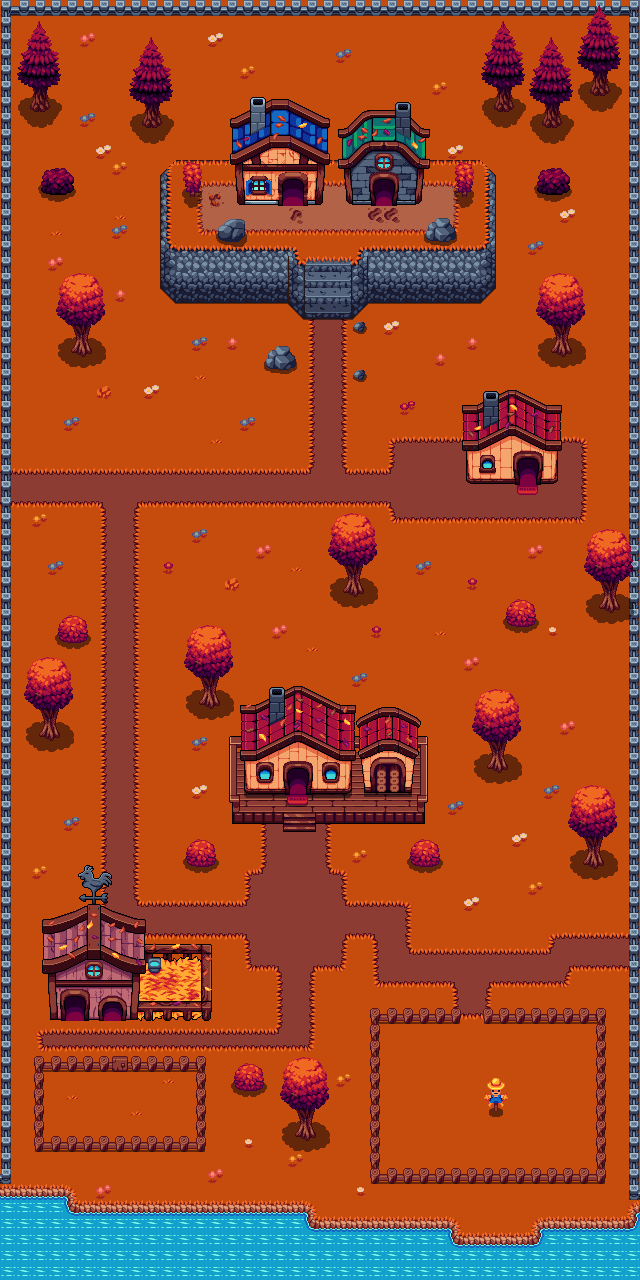

A 2D game scene composited from a Tiled map and its tileset images. What follows is a short description and the map's XML, with each tile layer's data collapsed to a summary:
An orthogonal 40x80 tile map with 16x16 px tiles, 7 tile layers (suelo otoño, capa valla, capa montaña, capa plantas2, ...), 1 hidden layer not drawn, 6 tilesets and 171 objects.

<map version="1.10" tiledversion="1.10.2" orientation="orthogonal" renderorder="right-down" width="40" height="80" tilewidth="16" tileheight="16" infinite="0" nextlayerid="15" nextobjectid="438">
 <tileset firstgid="1" source="tilemap_summer.tsx" />
 <tileset firstgid="267" source="buildings_all.tsx" />
 <tileset firstgid="9426" source="tileset_enviorement_summer.tsx" />
 <tileset firstgid="9951" source="scarecrow.tsx" />
 <tileset firstgid="9957" source="tilemap_fall.tsx" />
 <tileset firstgid="10223" source="tileset_enviorement_fall.tsx" />
 <layer id="11" name="suelo otoño" width="40" height="80">
  <data>[3200 cells, 3200 non-empty, 21 distinct tile ids]</data>
 </layer>
 <layer id="5" name="capa valla" width="40" height="80">
  <data>[3200 cells, 264 non-empty, 19 distinct tile ids]</data>
 </layer>
 <layer id="6" name="capa montaña" width="40" height="80">
  <data>[3200 cells, 194 non-empty, 50 distinct tile ids]</data>
 </layer>
 <layer id="12" name="capa plantas2" width="40" height="80">
  <data>[3200 cells, 65 non-empty, 10 distinct tile ids]</data>
 </layer>
 <layer id="3" name="Capa casas" width="40" height="80">
  <data>[3200 cells, 409 non-empty, 409 distinct tile ids]</data>
 </layer>
 <layer id="13" name="capa casas2" width="40" height="80">
  <data>[3200 cells, 176 non-empty, 176 distinct tile ids]</data>
 </layer>
 <layer id="8" name="capa arboles" width="40" height="80">
  <data>[3200 cells, 465 non-empty, 98 distinct tile ids]</data>
 </layer>
 <layer id="2" name="cultivable" width="40" height="80" visible="0">
  <data>[3200 cells, 116 non-empty, 1 distinct tile ids]</data>
 </layer>
 <objectgroup id="10" name="colisiones">
  <object id="195" x="5" y="2" width="634" height="13" />
  <object id="196" x="544.333" y="1217.33" width="97" height="64.3333" />
  <object id="197" x="429.333" y="1233.33" width="117" height="46.6667" />
  <object id="198" x="291.667" y="1219" width="161" height="62" />
  <object id="199" x="62" y="1201.67" width="240.333" height="80.3333" />
  <object id="203" x="0.666667" y="1192" width="70" height="90.3333" />
  <object id="204" x="82.6667" y="1136.33" width="43" height="15.6667" />
  <object id="205" x="147" y="1135.67" width="58.6667" height="16.6667" />
  <object id="206" x="178.667" y="1056" width="26.6667" height="16.6667" />
  <object id="207" x="196.333" y="1071" width="9.33333" height="32.6667" />
  <object id="208" x="83" y="1055.67" width="74" height="15.6667" />
  <object id="209" x="34" y="1120" width="9.66667" height="32" />
  <object id="210" x="39.6667" y="1136" width="20.6667" height="15.3333" />
  <object id="211" x="32.6667" y="1055.67" width="11.3333" height="32.6667" />
  <object id="212" x="32.6667" y="1055.67" width="28" height="16.6667" />
  <object id="213" x="562.667" y="1008" width="42.3333" height="16.3333" />
  <object id="218" x="593.667" y="1019.33" width="12.3333" height="36.6667" />
  <object id="219" x="513.667" y="1007" width="27.3333" height="17.6667" />
  <object id="220" x="596" y="1104" width="10" height="16" />
  <object id="221" x="595.333" y="1136" width="10.3333" height="48" />
  <object id="222" x="561.667" y="1168" width="44" height="16" />
  <object id="223" x="498" y="1168.67" width="42.6667" height="15.3333" />
  <object id="226" x="449.667" y="1168" width="27.3333" height="15.3333" />
  <object id="227" x="370" y="1168" width="58.6667" height="15.3333" />
  <object id="229" x="369.667" y="1152" width="11.3333" height="31.6667" />
  <object id="232" x="370" y="1120.25" width="9.625" height="15.75" />
  <object id="234" x="370.125" y="1056.25" width="9.625" height="46.75" />
  <object id="236" x="370" y="1008" width="10.25" height="32" />
  <object id="237" x="370" y="1008" width="43.125" height="16.25" />
  <object id="238" x="433.875" y="1007.88" width="26.375" height="16.125" />
  <object id="239" x="457.75" y="1007.88" width="3.125" height="16.25" />
  <object id="240" x="483.667" y="1008.33" width="10.3333" height="15.3333" />
  <object id="291" x="629" y="-8" width="15.5" height="1208.5" />
  <object id="292" x="-16.5" y="-13" width="28.5" height="1198.5" />
  <object id="293" x="234" y="813.5" width="48" height="10" />
  <object id="294" x="317.5" y="814" width="107" height="9.5" />
  <object id="295" x="416" y="737.5" width="9" height="76.5" />
  <object id="296" x="230.5" y="737.5" width="10" height="76.5" />
  <object id="298" x="229.5" y="736.5" width="197.5" height="17" />
  <object id="299" x="245.5" y="758.5" width="105" height="33.5" />
  <object id="300" x="365" y="760.5" width="46" height="33.5" />
  <object id="301" x="485.5" y="170.5" width="9.5" height="119.5" />
  <object id="302" x="367" y="250" width="114.5" height="54" />
  <object id="303" x="479.5" y="248" width="7.5" height="50" />
  <object id="305" x="480.5" y="247" width="9" height="46.5" />
  <object id="306" x="356" y="259" width="6.5" height="49" />
  <object id="307" x="362" y="250.5" width="5" height="56" />
  <object id="308" x="351.5" y="263.5" width="8.5" height="47.5" />
  <object id="309" x="351.5" y="304" width="6" height="10" />
  <object id="310" x="351.5" y="310" width="3" height="6" />
  <object id="311" x="290" y="249" width="4" height="57" />
  <object id="312" x="300" y="263.5" width="5" height="55.5" />
  <object id="313" x="294.5" y="257.5" width="7" height="54" />
  <object id="314" x="169.5" y="249.5" width="122" height="53" />
  <object id="315" x="165.5" y="245.5" width="12" height="47.5" />
  <object id="316" x="161" y="170" width="5.5" height="119.5" />
  <object id="317" x="238" y="163" width="85.5" height="41.5" />
  <object id="318" x="344.5" y="163.5" width="76.5" height="39" />
  <object id="319" x="176" y="160.5" width="306" height="3" />
  <object id="320" x="482.5" y="164" width="5.5" height="6" />
  <object id="322" x="166" y="165.5" width="4" height="4.5" />
  <object id="324" x="169" y="162.5" width="7" height="3.5" />
  <object id="325" x="34.25" y="96.25" width="13" height="14.5" />
  <object id="326" x="145.75" y="114.25" width="14.5" height="12.75" />
  <object id="327" x="44.5" y="178" width="27.75" height="15" />
  <object id="328" x="77.5" y="336.75" width="9.75" height="17" />
  <object id="329" x="73.25" y="345" width="6.5" height="7.5" />
  <object id="330" x="45.75" y="720.5" width="9.75" height="17.25" />
  <object id="331" x="54.75" y="729.75" width="3.5" height="8" />
  <object id="332" x="42.25" y="730" width="5" height="6.75" />
  <object id="333" x="59.5" y="625.5" width="27.25" height="16.5" />
  <object id="334" x="205.75" y="688.25" width="10" height="18.5" />
  <object id="335" x="214" y="698" width="5" height="8" />
  <object id="336" x="201.5" y="697.5" width="5.25" height="7.25" />
  <object id="337" x="190" y="847" width="23.5" height="17.5" />
  <object id="338" x="493.818" y="1098.18" width="3.27273" height="13.6364" />
  <object id="339" x="489.273" y="1101.27" width="14" height="5.45455" />
  <object id="340" x="237.25" y="1072" width="24.5" height="17.5" />
  <object id="341" x="300.75" y="1117.5" width="10.25" height="21.5" />
  <object id="342" x="297.25" y="1130.5" width="3.75" height="5.25" />
  <object id="343" x="311" y="1130.75" width="1" height="0.25" />
  <object id="344" x="308.5" y="1129.75" width="5.75" height="8" />
  <object id="345" x="413" y="848" width="25" height="17.5" />
  <object id="346" x="493" y="751" width="9.5" height="19" />
  <object id="347" x="501.5" y="763" width="5" height="5.5" />
  <object id="348" x="491" y="764.5" width="2.5" height="2.5" />
  <object id="349" x="489.5" y="761.5" width="6" height="6.5" />
  <object id="350" x="590" y="847.5" width="9.5" height="18" />
  <object id="351" x="598.5" y="859" width="5" height="7.5" />
  <object id="352" x="584" y="861" width="9.5" height="2.5" />
  <object id="353" x="586" y="856" width="5" height="5.5" />
  </objectgroup>
</map>
<!-- 80 of 171 objects omitted -->
